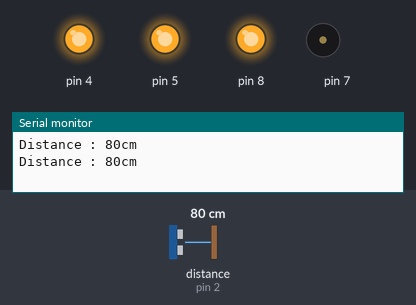
The sketch below on a simulated Arduino Uno, built with avr-gcc and run on an emulated ATmega328P. Shown: output pins drawn as LEDs (lit = HIGH), buzzer (waves = sounding), the last lines printed to the serial monitor. Wiring (inferred from the names in the program): ultrasonic range finder: trigger pin 3; echo pin 2. Inputs (shaded band) come from the test bench; at power-on: distance to the obstacle (sensor on pin 2) 80 cm. The echo pulse lasts 58.3 µs per cm; pins used as bus, display or sensor lines are not drawn.

Above: at 1.8 s.
1.9 s: distance to the obstacle (sensor on pin 2) set to 94 cm
6.0 s: distance to the obstacle (sensor on pin 2) set to 100 cm
At 6.5 s:
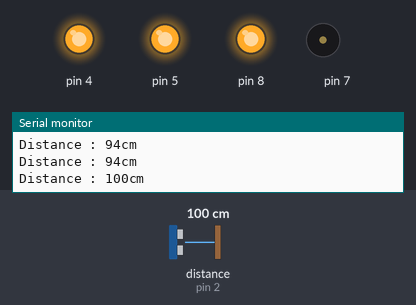
7.5 s: distance to the obstacle (sensor on pin 2) set to 104 cm
At 7.9 s:
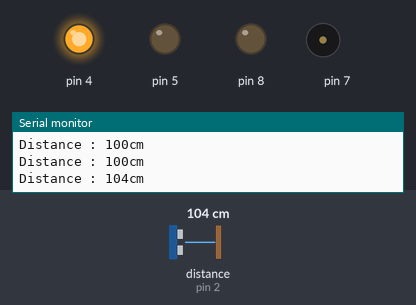
9.1 s: distance to the obstacle (sensor on pin 2) set to 4 cm
At 13.0 s:
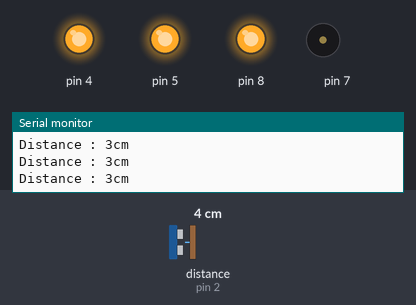
13.2 s: distance to the obstacle (sensor on pin 2) set to 2 cm
At 14.1 s:
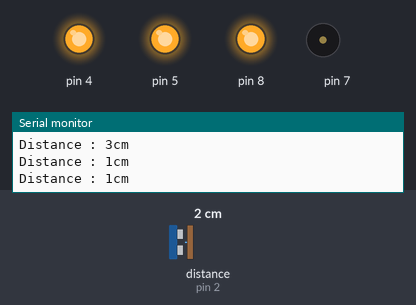
Timing chart, 0 to 15.7 s (numbered marks = the images above; inputs shaded):
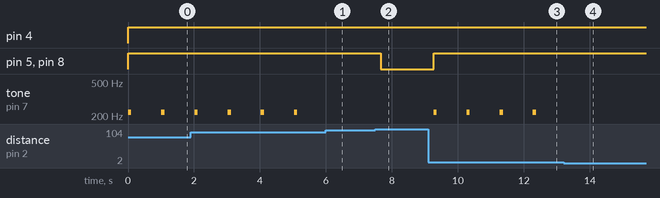

The sketch:

Code.ino
```cpp
const int pingPin = 3; // Trigger Pin of Ultrasonic Sensor
const int echoPin = 2; // Echo Pin of Ultrasonic Sensor

void setup()
{
  pinMode(4, OUTPUT);
  pinMode(5, OUTPUT);
  pinMode(8, OUTPUT);
  Serial.begin(9600);
}

void loop() {
   long duration, cm;
   pinMode(pingPin, OUTPUT);
   digitalWrite(pingPin, LOW);

   digitalWrite(pingPin, HIGH);

   digitalWrite(pingPin, LOW);
   pinMode(echoPin, INPUT);
   duration = pulseIn(echoPin, HIGH);
   cm = microsecondsToCentimeters(duration);

  if (cm > 2 && cm <100)
  {
    digitalWrite(4, HIGH);
    digitalWrite(5, HIGH);
    digitalWrite(8, HIGH);
    tone(7, 220, 100);
    delay(200);
  }

  if (cm >101 && cm < 300)
  {
    digitalWrite(4, HIGH);
    digitalWrite(5, LOW);
    digitalWrite(8, LOW);
  }

  if (cm > 300)
  {
    digitalWrite(4, LOW);
    digitalWrite(5, LOW);
    digitalWrite(8, LOW);
  }
   Serial.print("Distance : ");
   Serial.print(cm);
   Serial.print("cm");
   Serial.println();
   delay(800);
}


long microsecondsToCentimeters(long microseconds) {
   return microseconds / 29 / 2;
}
```

Measured:
- the behaviour switches between 99 and 100 cm on distance to the obstacle (sensor on pin 2) (found by bisection; images 0 and 1)
- the behaviour switches between 101 and 102 cm on distance to the obstacle (sensor on pin 2) (found by bisection; images 1 and 2)
- the behaviour switches between 4 and 3 cm on distance to the obstacle (sensor on pin 2) (found by bisection; images 3 and 4)
- after the input at 6.0 s, tone on pin 7: stops changing and stays silent
- after the input at 7.5 s, pin 5, pin 8: HIGH → LOW after 0.16 s
- after the input at 9.1 s, pin 5, pin 8: LOW → HIGH after 0.16 s; tone on pin 7: alternates 220 Hz for 0.10 s and silent for 0.90 s, starting after 0.16 s
- after the input at 13.2 s, tone on pin 7: stops changing and stays silent
- by itself, tone on pin 7: alternates 220 Hz for 0.10 s and silent for 0.91 s
